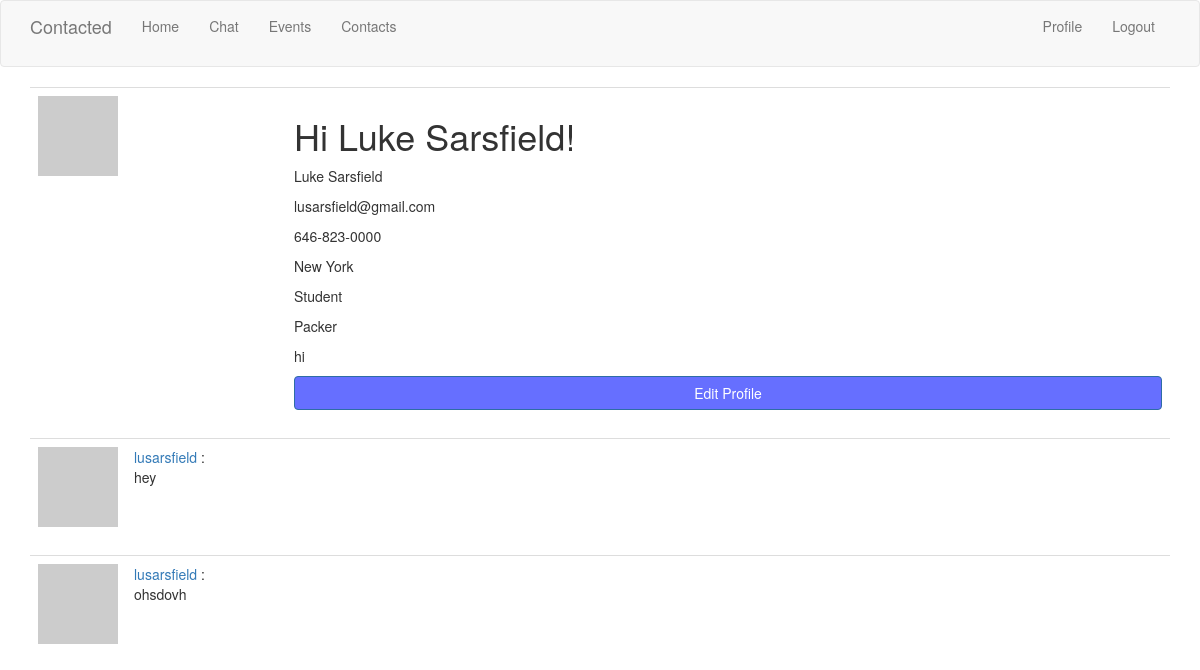
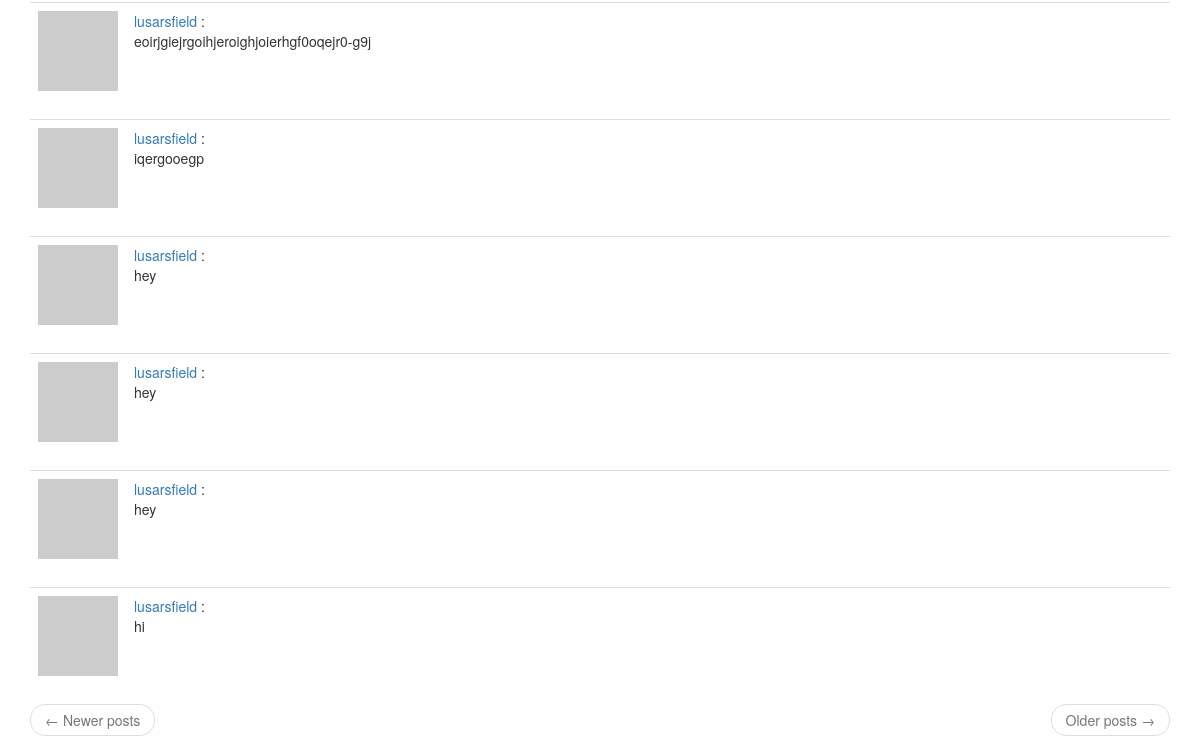
Before: /user/lusarsfield (signed in) with the older database file (2 pictures, top to bottom).
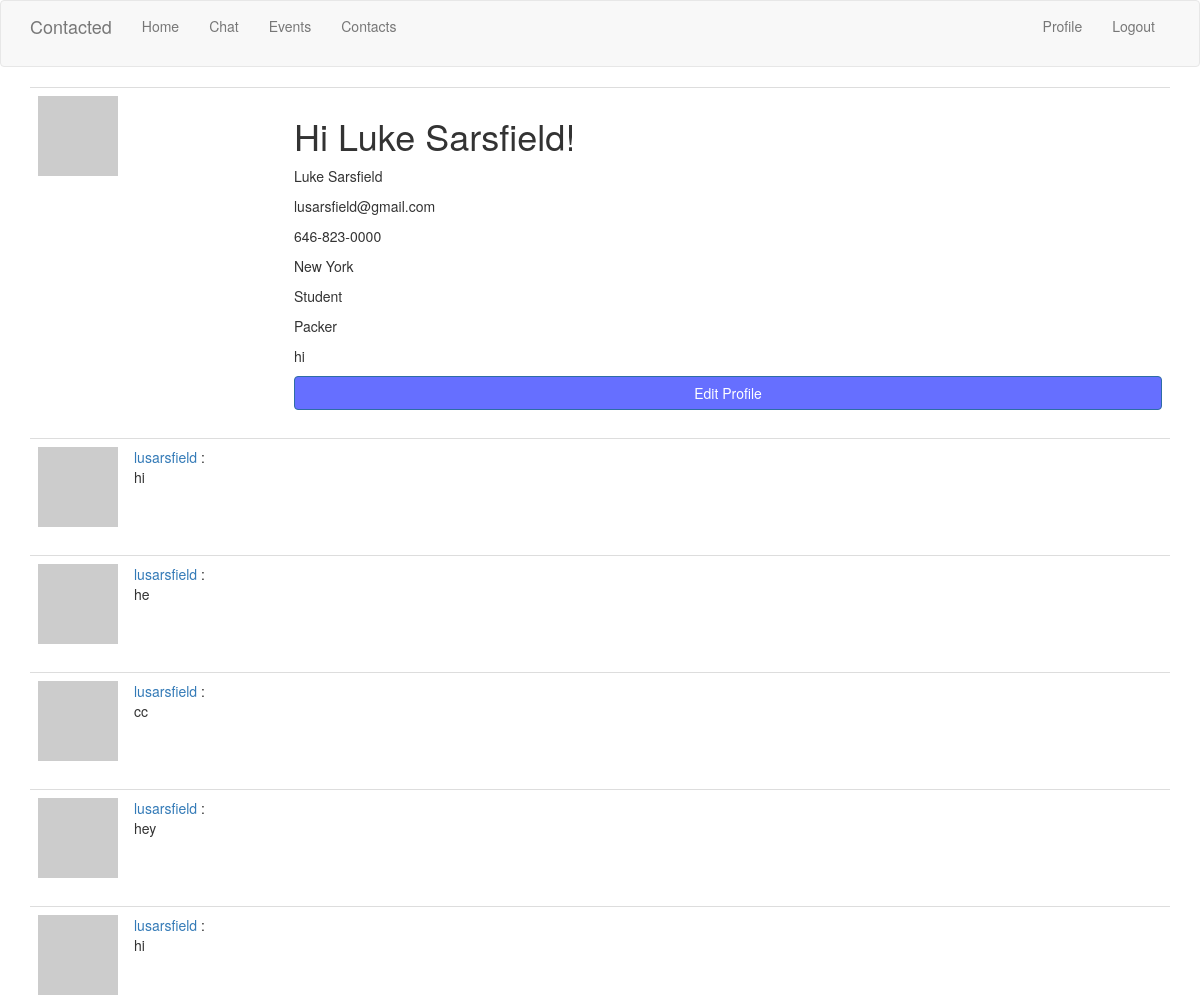
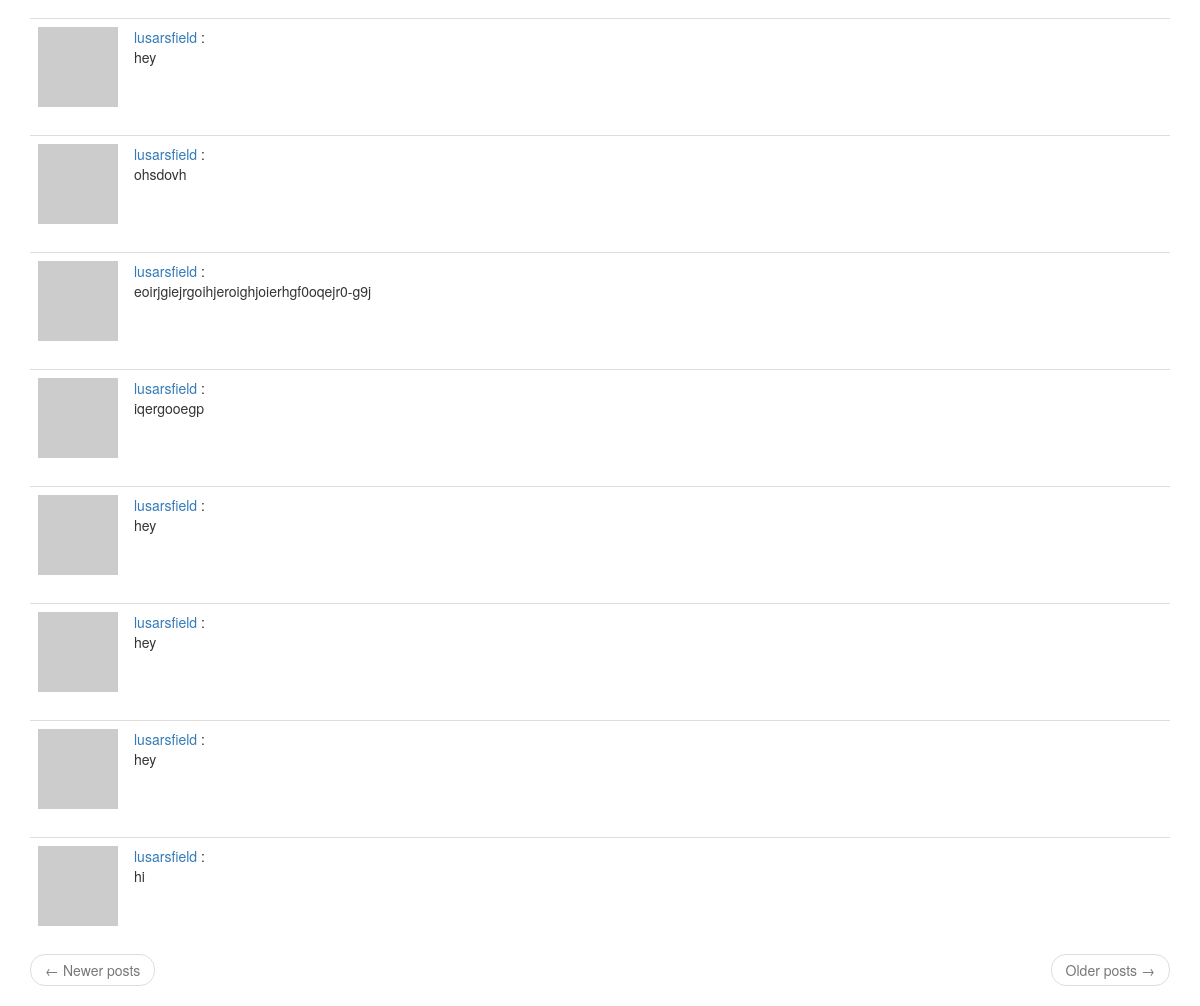
After: the same page with the newer database file (2 pictures, top to bottom).
### app/models.py (models this page shows, shortened)
class User(UserMixin, db.Model):
    id = db.Column(db.Integer, primary_key=True)
    username = db.Column(db.String(64), index=True, unique=True)
    email = db.Column(db.String(120), index=True, unique=True)
    password_hash = db.Column(db.String(128))
    posts = db.relationship('Post', backref='author', lazy='dynamic')
    fullname_me = db.Column(db.String(140))
    email_me = db.Column(db.String(140))
    phonenumber_me = db.Column(db.String(140))
    city_me = db.Column(db.String(140))
    jobtitle_me = db.Column(db.String(140))
    company_me = db.Column(db.String(140))
    about_me = db.Column(db.String(140))
    last_seen = db.Column(db.DateTime, default=datetime.utcnow)
    followed = db.relationship(
        'User', secondary=followers,
        primaryjoin=(followers.c.follower_id == id),
        secondaryjoin=(followers.c.followed_id == id),
        backref=db.backref('followers', lazy='dynamic'), lazy='dynamic')
    def avatar(self, size):
        digest = md5(self.email.lower().encode('utf-8')).hexdigest()
        return 'https://www.gravatar.com/avatar/{}?d=identicon&s={}'.format(
            digest, size)

class Post(db.Model):
    id = db.Column(db.Integer, primary_key=True)
    body = db.Column(db.String(140))
    timestamp = db.Column(db.DateTime, index=True, default=datetime.utcnow)
    user_id = db.Column(db.Integer, db.ForeignKey('user.id'))

### app/routes.py (the view)
@app.route('/user/<username>')
@login_required
def user(username):
    user = User.query.filter_by(username=username).first_or_404()
    page = request.args.get('page', 1, type=int)
    posts = user.posts.order_by(Post.timestamp.desc()).paginate(
        page=page, per_page=app.config['POSTS_PER_PAGE'], error_out=False)
    next_url = url_for('user', username=user.username, page=posts.next_num) \
        if posts.has_next else None
    prev_url = url_for('user', username=user.username, page=posts.prev_num) \
        if posts.has_prev else None
    form = EmptyForm()
    return render_template('user.html', user=user, posts=posts.items,
                           next_url=next_url, prev_url=prev_url, form=form)

### app/models.py (called while the page is built)
@login.user_loader
def load_user(id):
    return User.query.get(int(id))

### app/routes.py (called while the page is built)
@app.before_request
def before_request():
    if current_user.is_authenticated:
        current_user.last_seen = datetime.utcnow()
        db.session.commit()

### app/templates/user.html
{% extends "base.html" %}
{% block app_content %}
    <table class="table table-hover">
        <tr>
            <td width="256px"><img src="{{ user.avatar(256) }}"></td>
            <td>
                <h1>Hi {{ user.fullname_me }}!</h1>
                {% if user.fullname_me %}<p>{{ user.fullname_me }}</p>{% endif %}
                {% if user.email_me %}<p>{{ user.email_me }}</p>{% endif %}
                {% if user.phonenumber_me %}<p>{{ user.phonenumber_me }}</p>{% endif %}
                {% if user.city_me %}<p>{{ user.city_me }}</p>{% endif %}
                {% if user.jobtitle_me %}<p>{{ user.jobtitle_me }}</p>{% endif %}
                {% if user.company_me %}<p>{{ user.company_me }}</p>{% endif %}
                {% if user.about_me %}<p>{{ user.about_me }}</p>{% endif %}
                {% if user == current_user %}
                <a href="{{ url_for('edit_profile') }}" class= "btn btn-primary btn-block" role="button"> Edit Profile </a>
                {% endif %}
            </td>
        </tr>
    </table>
    {% for post in posts %}
        {% include '_post.html' %}
    {% endfor %}
    <nav aria-label="...">
        <ul class="pager">
            <li class="previous{% if not prev_url %} disabled{% endif %}">
                <a href="{{ prev_url or '#' }}">
                    <span aria-hidden="true">&larr;</span> Newer posts
                </a>
            </li>
            <li class="next{% if not next_url %} disabled{% endif %}">
                <a href="{{ next_url or '#' }}">
                    Older posts <span aria-hidden="true">&rarr;</span>
                </a>
            </li>
        </ul>
    </nav>
{% endblock %}

### app/templates/base.html (shortened to what this page needs)
{% extends 'bootstrap/base.html' %}
{% block navbar %}
    <nav class="navbar navbar-default">
        <div class="container">
            <div class="navbar-header">
                <a class="navbar-brand" href="{{ url_for('index') }}">Contacted</a>
            </div>
            <div class="collapse navbar-collapse" id="bs-example-navbar-collapse-1">
                <ul class="nav navbar-nav">
                    <li><a href="{{ url_for('index') }}">Home</a></li>
                    <li><a href="{{ url_for('chat') }}">Chat</a></li>
                    <li><a href="{{ url_for('events') }}">Events</a></li>
                    <li><a href="{{ url_for('contacts') }}">Contacts</a></li>
                </ul>
                <ul class="nav navbar-nav navbar-right">
                    {% if current_user.is_anonymous %}
                    <li><a href="{{ url_for('login') }}">Login</a></li>
                    {% else %}
                    <li><a href="{{ url_for('user', username=current_user.username) }}">Profile</a></li>
                    <li><a href="{{ url_for('logout') }}">Logout</a></li>
                    {% endif %}
                </ul>
            </div>
        </div>
    </nav>
{% endblock %}
{% block content %}
    <div class="container">
        {% block app_content %}{% endblock %}
    </div>
{% endblock %}

### app/templates/_post.html
<table class="table table-hover">
    <tr>
        <td width="70px">
            <a href="{{ url_for('user', username=post.author.username) }}">
                <img src="{{ post.author.avatar(70) }}" />
            </a>
        </td>
        <td>
            <a href="{{ url_for('user', username=post.author.username) }}">
                {{ post.author.username }}
            </a>
            :
            <br>
            {{ post.body }}
        </td>
    </tr>
</table>

### app/templates/base.html (style rules this page uses)
.navbar { color: #666fff !important; padding-bottom: 15px; }
.container .btn { background-color: #666fff; color: #fff; }

Changed rows visible on the page:
added Post: author.username "lusarsfield", body "hi"
added Post: author.username "lusarsfield", body "he"
added Post: author.username "lusarsfield", body "cc"
added Post: author.username "lusarsfield", body "hey"
added Post: author.username "lusarsfield", body "hi"
